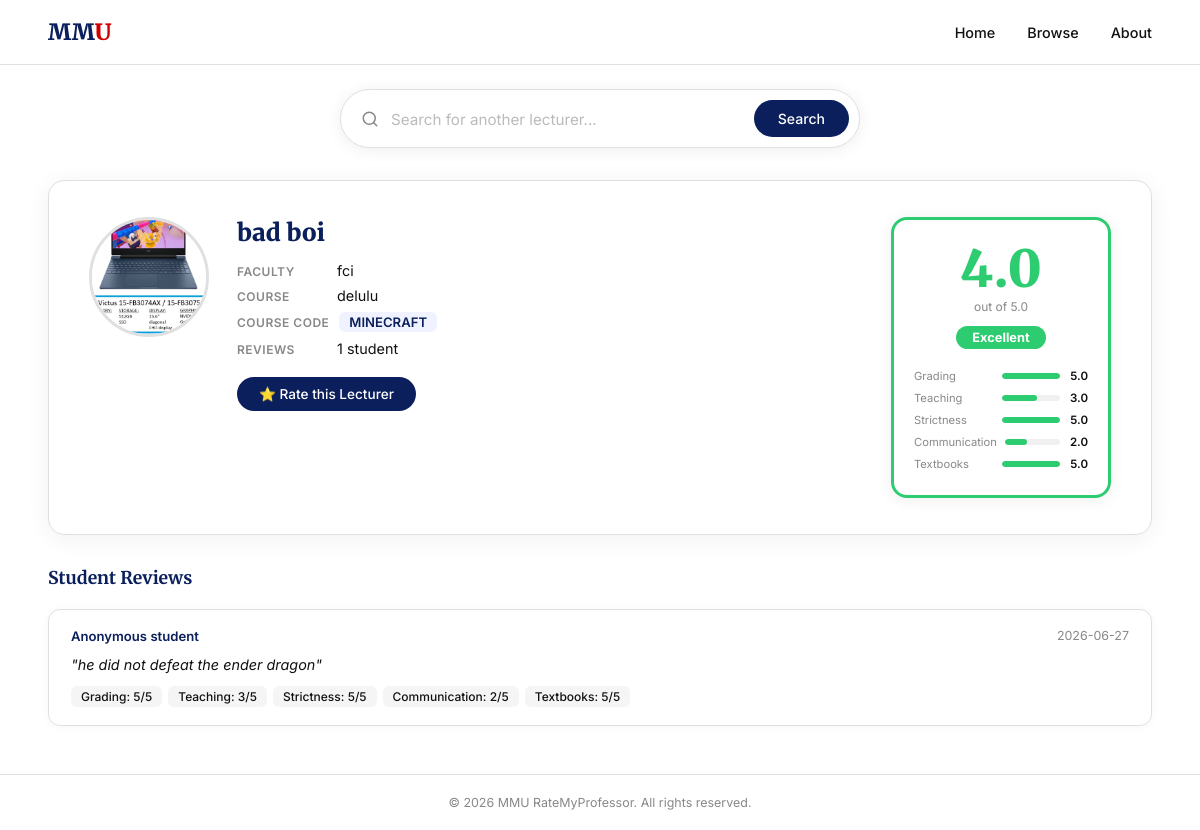
/lecturer/1, run on the app's committed database.
### tables this page shows
CREATE TABLE lecturers (
            id         INTEGER PRIMARY KEY AUTOINCREMENT,
            name       TEXT NOT NULL,
            faculty_id INTEGER NOT NULL,
            image      TEXT,
            FOREIGN KEY (faculty_id) REFERENCES faculties(id)
        );

CREATE TABLE ratings (
            id            INTEGER PRIMARY KEY AUTOINCREMENT,
            lecturer_id   INTEGER NOT NULL,
            student_id    TEXT NOT NULL,
            comment       TEXT,
            submitted_at  DATETIME DEFAULT CURRENT_TIMESTAMP,
            FOREIGN KEY (lecturer_id) REFERENCES lecturers(id)
        );

### app.py (the view)
@app.route("/lecturer/<int:lecturer_id>")
def profile_page(lecturer_id):
    lecturer = get_one_lecturer(lecturer_id)
    if lecturer is None:
        return "Lecturer not found", 404
    conn = connect_db()
    reviews = conn.execute("""
        SELECT
            r.id, r.student_id, r.comment, r.submitted_at,
            MAX(CASE WHEN rc.name = 'grading'       THEN rs.score END) AS grading,
            MAX(CASE WHEN rc.name = 'teaching'      THEN rs.score END) AS teaching,
            MAX(CASE WHEN rc.name = 'strictness'    THEN rs.score END) AS strictness,
            MAX(CASE WHEN rc.name = 'communication' THEN rs.score END) AS communication,
            MAX(CASE WHEN rc.name = 'textbooks'     THEN rs.score END) AS textbooks
        FROM ratings r
        LEFT JOIN rating_scores     rs ON r.id        = rs.rating_id
        LEFT JOIN rating_categories rc ON rs.category_id = rc.id
        WHERE r.lecturer_id = ?
        GROUP BY r.id
        ORDER BY r.submitted_at DESC
    """, (lecturer_id,)).fetchall()
    conn.close()
    return render_template("profile.html", lecturer=lecturer, reviews=reviews)

### app.py (called while the page is built)
def connect_db():
    conn = sqlite3.connect(DB_FILE)
    conn.row_factory = sqlite3.Row
    return conn

### templates/profile.html (shortened to what this page needs)
<!DOCTYPE html>
<html lang="en">
<head>
  <link rel="stylesheet" href="/static/styles.css" />
</head>
<body>
  <header class="navbar">
    <div class="nav-logo">
      <a href="/" style="text-decoration:none;"><span class="mm">MM</span><span class="u">U</span></a>
    </div>
    <nav class="nav-links">
      <a href="/">Home</a>
      <a href="#">Browse</a>
      <a href="#">About</a>
    </nav>
  </header>
  <div class="profile-search-row">
    <div class="search-bar profile-search-bar" id="profile-search-bar">
      <svg class="search-icon" xmlns="http://www.w3.org/2000/svg" viewBox="0 0 24 24" fill="none"
        stroke="currentColor" stroke-width="2" stroke-linecap="round" stroke-linejoin="round">
        <circle cx="11" cy="11" r="8" /><line x1="21" y1="21" x2="16.65" y2="16.65" />
      </svg>
      <div class="autocomplete-wrapper">
        <input type="text" id="ps-input" placeholder="Search for another lecturer..." autocomplete="off" />
      </div>
      <button class="search-btn" onclick="psSearch()">Search</button>
    </div>
  </div>
  <main class="profile-main">
    <div class="profile-card">
      <div class="profile-left">
        <div class="profile-photo-wrap">
          {% if lecturer.image %}
            <img src="/static/uploads/{{ lecturer.image }}" alt="{{ lecturer.name }}" class="profile-photo" />
          {% else %}
            <div class="profile-photo-placeholder">👤</div>
          {% endif %}
        </div>
        <div class="profile-info">
          <h1 class="profile-name">{{ lecturer.name }}</h1>
          <div class="profile-meta">
            {% if lecturer.faculty %}
            <div class="meta-row">
              <span class="meta-label">Faculty</span>
              <span class="meta-value">{{ lecturer.faculty }}</span>
            </div>
            {% endif %}
            {% if lecturer.course %}
            <div class="meta-row">
              <span class="meta-label">Course</span>
              <span class="meta-value">{{ lecturer.course }}</span>
            </div>
            {% endif %}
            {% if lecturer.course_code %}
            <div class="meta-row">
              <span class="meta-label">Course Code</span>
              <span class="meta-value code-badge">{{ lecturer.course_code }}</span>
            </div>
            {% endif %}
            <div class="meta-row">
              <span class="meta-label">Reviews</span>
              <span class="meta-value">{{ lecturer.review_count }} student{{ "s" if lecturer.review_count != 1 }}</span>
            </div>
          </div>
          <a href="/rate/{{ lecturer.id }}" class="rate-btn">⭐ Rate this Lecturer</a>
        </div>
      </div>
      <div class="profile-right">
        {% set score = lecturer.overall %}
        {% if score %}
          {% if score >= 4.0 %}
            {% set color = "#2ecc71" %}
            {% set label = "Excellent" %}
          {% elif score >= 3.0 %}
            {% set color = "#27ae60" %}
            {% set label = "Good" %}
          {% elif score >= 2.0 %}
            {% set color = "#f39c12" %}
            {% set label = "Average" %}
          {% else %}
            {% set color = "#e74c3c" %}
            {% set label = "Poor" %}
          {% endif %}
        {% else %}
          {% set color = "#cccccc" %}
          {% set label = "No ratings yet" %}
        {% endif %}
        <div class="rating-box" style="border-color: {{ color }};">
          <div class="rating-score" style="color: {{ color }};">
            {{ score if score else "—" }}
          </div>
          <div class="rating-out-of">out of 5.0</div>
          <div class="rating-label" style="background: {{ color }};">{{ label }}</div>
          <div class="rating-breakdown">
            {% for cat, val in [
              ("Grading",       lecturer.avg_grading),
              ("Teaching",      lecturer.avg_teaching),
              ("Strictness",    lecturer.avg_strictness),
              ("Communication", lecturer.avg_communication),
              ("Textbooks",     lecturer.avg_textbooks)
            ] %}
            <div class="breakdown-row">
              <span class="breakdown-label">{{ cat }}</span>
              <div class="breakdown-bar-wrap">
                <div class="breakdown-bar" style="width: {{ ((val or 0) / 5 * 100)|round }}%; background: {{ color }};"></div>
              </div>
              <span class="breakdown-val">{{ val if val else "—" }}</span>
            </div>
            {% endfor %}
          </div>
        </div>
      </div>
    </div>
    {% if reviews %}
    <div class="reviews-section">
      <h2 class="reviews-title">Student Reviews</h2>
      {% for r in reviews %}
      <div class="review-card">
        <div class="review-header">
          <span class="review-id">Anonymous student</span>
          <span class="review-date">{{ r.submitted_at[:10] }}</span>
        </div>
        {% if r.comment %}
        <p class="review-comment">"{{ r.comment }}"</p>
        {% endif %}
        <div class="review-scores">
          {% for label, val in [("Grading", r.grading), ("Teaching", r.teaching),
            ("Strictness", r.strictness), ("Communication", r.communication), ("Textbooks", r.textbooks)] %}
          <span class="score-chip">{{ label }}: {{ val }}/5</span>
          {% endfor %}
        </div>
      </div>
      {% endfor %}
    </div>
    {% endif %}
  </main>
  <footer class="footer">
    <p>&copy; 2026 MMU RateMyProfessor. All rights reserved.</p>
  </footer>
</body>
</html>

### data on the page
lecturers: image (picture), name "bad boi"
ratings: submitted_at "2026-06-27", comment "he did not defeat the ender dragon", label "Grading" "Teaching" "Strictness" "Communication" "Textbooks", val "5" "3" "5" "2" "5"

### other printed values
{{ lecturer.faculty }} "fci"
{{ lecturer.course }} "delulu"
{{ lecturer.course_code }} "MINECRAFT"
{{ lecturer.review_count }} "1"
{{ score if score else "—" }} "4.0"
{{ label }} "Excellent"
{{ cat }} "Grading" "Teaching" "Strictness" "Communication" "Textbooks"
{{ val if val else "—" }} "5.0" "3.0" "5.0" "2.0" "5.0"
